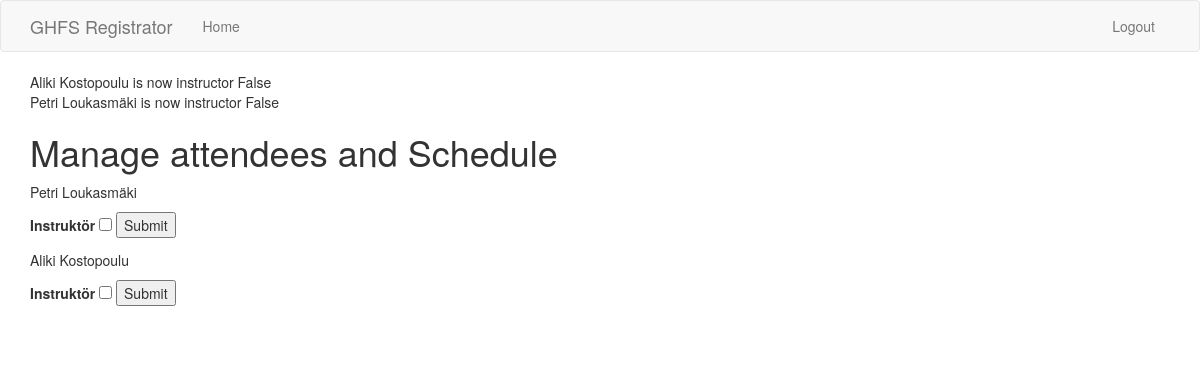
The page /admin (signed in) on the database its author committed.
### app/models.py (models this page shows, shortened)
class Attendee(db.Model):
    __tablename__ = "attendee"
    id = db.Column(db.Integer, primary_key=True, unique=True)
    name = db.Column(db.String(80), unique=True, nullable=False)
    instructor = db.Column(db.Boolean(), default=False)
    attending = db.relationship(
        'TrainingSession',
        secondary=attendees_trainingsession,
        primaryjoin=(attendees_trainingsession.c.attendee_id == id),
        backref=db.backref('attendees_trainingsession',
                           lazy='dynamic'),
        lazy='dynamic')

### app/main/routes.py (the view)
@bp.route('/admin', methods=['GET', 'POST'])
@login_required
def admin():
    form_admin = AdminAttendeeForm()
    form_schedule = ScheduleForm()
    if form_admin.validate_on_submit:
        attendees = Attendee.query.order_by(Attendee.name)
        for attendee in attendees:
            attendee.instructor = form_admin.instructor.data
            db.session.add(attendee)
            db.session.commit()
            flash(f'{attendee.name} is now instructor {attendee.instructor}')
        pass
    if form_schedule.validate_on_submit:
        pass
    attendees = Attendee.query.order_by()
    return render_template('main/admin.html', title='Admin', form_admin=form_admin,form_schedule=form_schedule, attendees=attendees, )

### app/main/forms.py
class AdminAttendeeForm(FlaskForm):
    instructor = BooleanField('Instruktör')
    attendee_id = HiddenField(default=1)
    submit = SubmitField()

class ScheduleForm(FlaskForm):
    weapon_class = SelectField(choices=Config.weapon_class_list,
    validators=[DataRequired()])
    submit = SubmitField('Spara Schema')

### app/models.py (called while the page is built)
@login.user_loader
def load_user(id):
    return User.query.get(int(id))

### app/templates/main/admin.html (shortened to what this page needs)
{% extends 'base.html' %}
{% import 'bootstrap/wtf.html' as wtf  %}
{% block app_content %}
    <h1>Manage attendees and Schedule</h1>
    {% for attendee in attendees %}
	    {% include 'main/_set_instructor.html'  %}
    {% endfor %}
    <br>
{% endblock %}

### app/templates/base.html (shortened to what this page needs)
{% extends 'bootstrap/base.html' %}
{% block navbar %}
    <nav class="navbar navbar-default">
        <div class="container">
            <div class="navbar-header">
                <a class="navbar-brand" href="{{ url_for('main.index') }}">GHFS Registrator</a>
            </div>
            <div class="collapse navbar-collapse" id="bs-example-navbar-collapse-1">
                <ul class="nav navbar-nav">
                    <li><a href="{{ url_for('main.index') }}">{{ 'Home' }}</a></li>
                </ul>
                <ul class="nav navbar-nav navbar-right">
                    {% if current_user.is_anonymous %}
                    <li><a href="{{ url_for('auth.login') }}">{{ 'Login' }}</a></li>
                    {% else %}
                    <li><a href="{{ url_for('auth.logout') }}">{{ 'Logout' }}</a></li>
                    {% endif %}
                </ul>
            </div>
        </div>
    </nav>
{% endblock %}
{% block content %}
    <div class="container">
	    {% with messages = get_flashed_messages()  %}
	    {% if messages  %}
	        {% for message in messages  %}
		<div class="aler alert-infor" role="alert">{{ message }}</div>
		{% endfor %}
	    {% endif %}
	    {% endwith %}
        {% block app_content  %}{% endblock  %}
    </div>
{% endblock %}

### app/templates/main/_set_instructor.html (shortened to what this page needs)
	    <div class="row">
		    <div class="col-md-4">
			    <p>{{ attendee.name }}
			    <form action="" method="post" class="{{ attendee.id }}"  novalidate>
				    <p>
			    		{{ form_admin.instructor.label }}
					{{ form_admin.instructor(class=attendee.id) }}
					{{ form_admin.submit(class=attendee.id) }}
				    </p>
			    </form>
		    </div>
	    </div>

### rows shown on the page
Attendee: name "Petri Loukasmäki", instructor.label "Instruktör"
Attendee: name "Aliki Kostopoulu", instructor.label "Instruktör"

### other values the page prints
{{ 'Home' }} "Home"
{{ 'Logout' }} "Logout"
{{ message }} "Aliki Kostopoulu is now instructor False" "Petri Loukasmäki is now instructor False"
